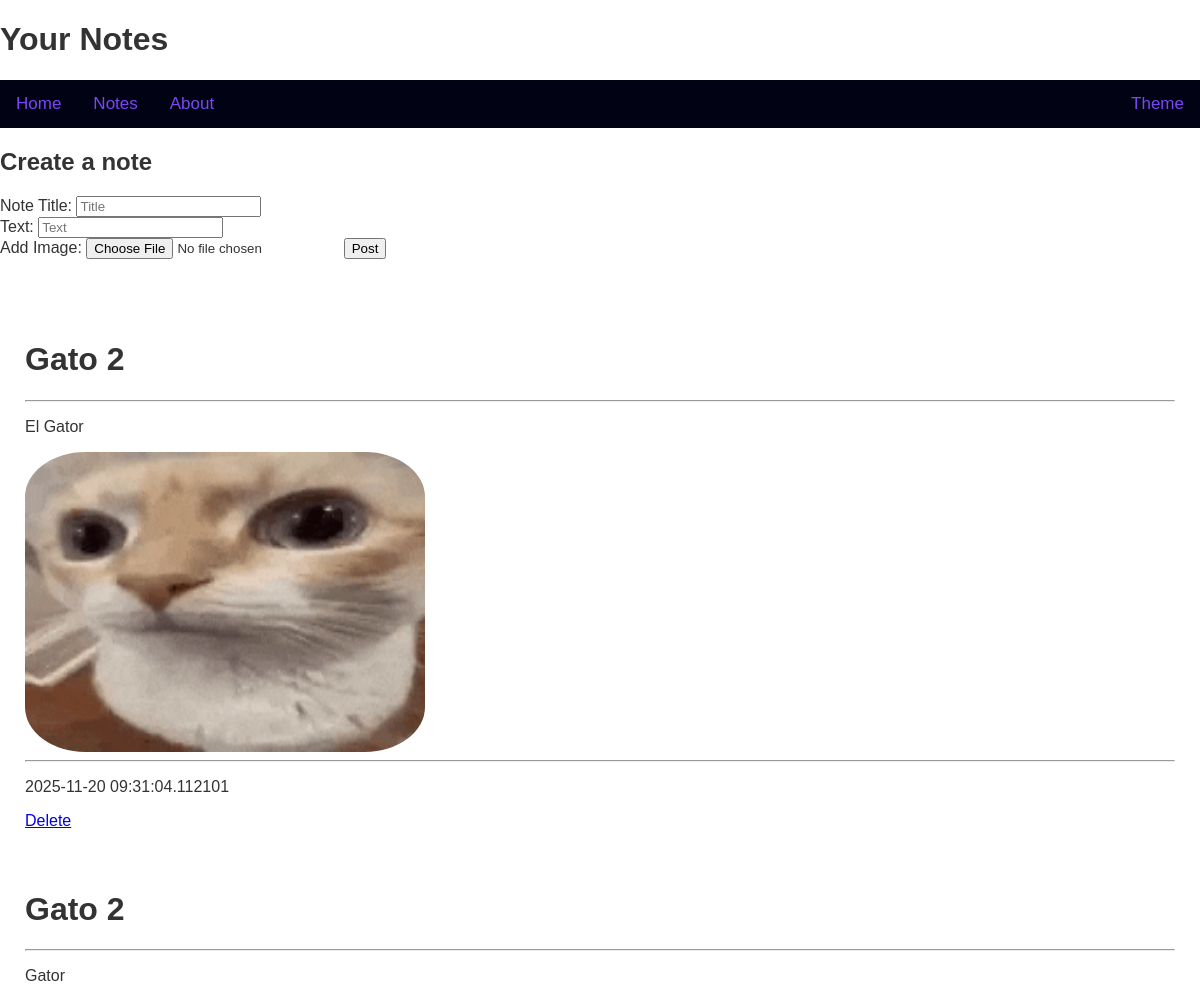
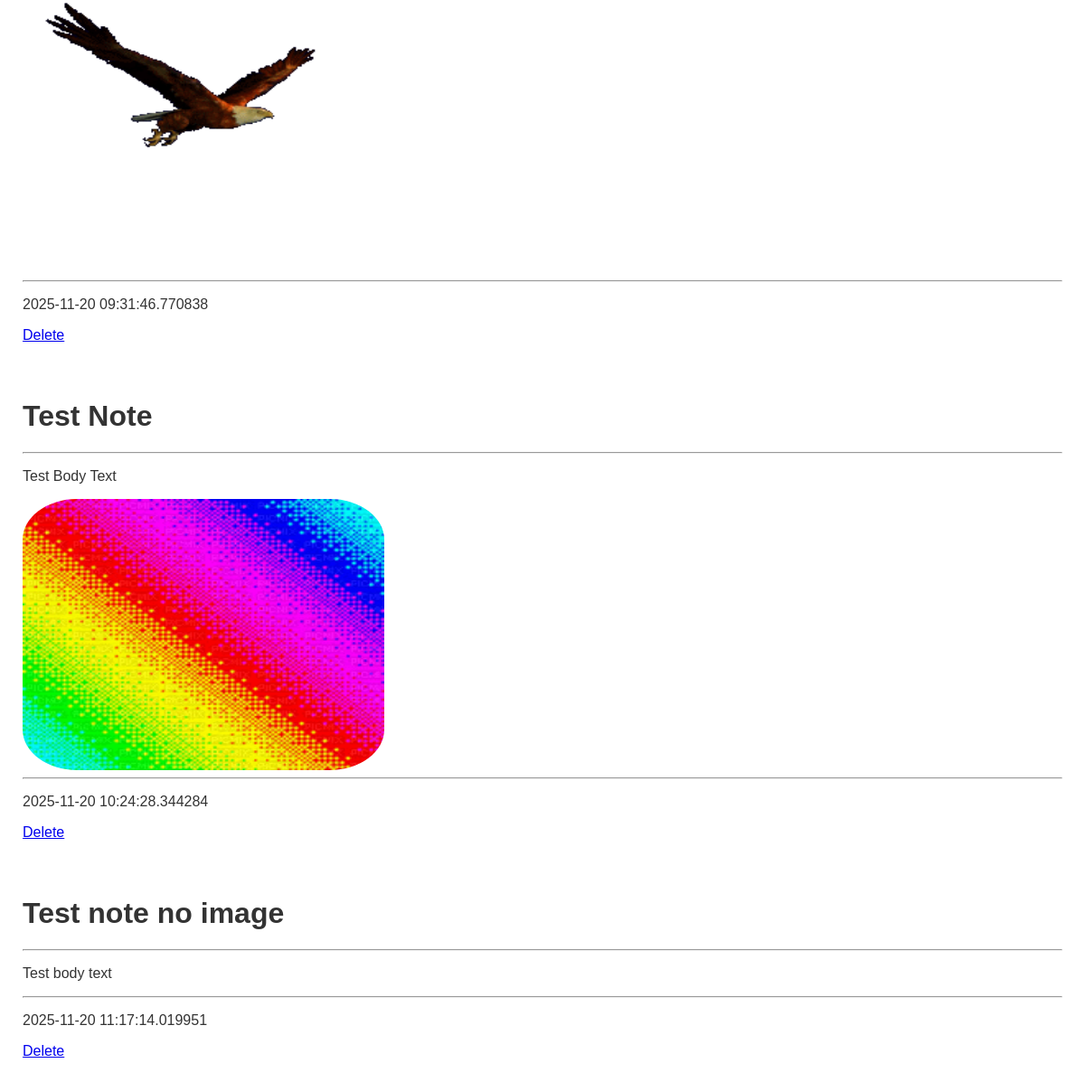
The app's page /notes with its own data (2 pictures, top to bottom).
### tables this page shows
CREATE TABLE notes (
                        id INTEGER PRIMARY KEY AUTOINCREMENT,
                        title TEXT NOT NULL,
                        bodytext TEXT NOT NULL,
                        date DATETIME NOT NULL
                        , avatar TEXT);

### app.py (the view, shortened to what this page needs)
@app.route('/notes', methods=["GET", "POST"])
def notes():
    with sqlite3.connect(DATABASE) as conn:
        notes = conn.execute('SELECT * FROM notes').fetchall()
    return render_template("notes.html", notes=notes)

### templates/notes.html (shortened to what this page needs)
<!DOCTYPE html>
<html lang="en">
<head>
     <link rel="stylesheet" href="{{ url_for('static', filename='styles.css') }}">
<body>
    <h1>Your Notes</h1>
    <div class="topnav">
        <a href="{{ url_for('home') }}">Home</a>
        <a href="{{ url_for('notes') }}">Notes</a>
        <a href="{{ url_for('about') }}">About</a>
        <div class="dropdown">
            <button class="dropbtn">Theme</button>
        </div>
    </div>
    <h2> Create a note</h2>
    <form method="POST" enctype="multipart/form-data">
        <label for="title">Note Title:
        </label>
        <input type="text" id="title" name="title" placeholder="Title" required><br>
        <label for="bodytext">Text:
        </label>
        <input type="text" id="bodytext" name="bodytext" placeholder="Text" required><br>
        <label for="avatar">Add Image:
        </label>
        <input type="file" id="avatar" name="avatar" accept="image/*">
        <input type="submit" value="Post">
    </form>
    <br>
    <br>
    {% for note in notes %}
        <div class="container">
            <h1>{{ note[1] }}</h1>
            <hr>
            <p>{{ note[2] }}</p>
            {% if note[4] %}
            <img src="{{ url_for('static', filename='uploads/' + (note[4] if note[4] else 'default.jpeg')) }}" width="400" height="300" alt="Image" style="vertical-align: middle ; border-radius: 15%;"></img>
            {% endif %}
            <hr>
            <p>{{ note[3] }}</p>
            <a href="{{ url_for('delete_note', note_id=note[0]) }}">Delete</a>
        </div>
    {% endfor %}
</body>
</html>

### static/styles.css (style rules this page uses)
.topnav { background-color: #010214; overflow: hidden; font-family: Arial, sans-serif; }
.topnav a { float: left; color: #7b47f5; text-align: center; padding: 14px 16px; text-decoration: none; font-size: 17px; }
.container { background: white; padding: 15px; margin: 10px; border-radius: 8px; }
body { font-family: Arial, sans-serif; color: #333; margin: 0; padding: 0; }
.dropdown { float: right; overflow: hidden; }
.dropbtn { background-color: inherit; color: #7b47f5; padding: 14px 16px; font-size: 17px; border: none; cursor: pointer; }

### records on screen
notes: title "Gato 2", bodytext "El Gator", avatar (picture), date "2025-11-20 09:31:04.112101"
notes: title "Gato 2", bodytext "Gator", avatar (picture), date "2025-11-20 09:31:46.770838"
notes: title "Test Note", bodytext "Test Body Text", avatar (picture), date "2025-11-20 10:24:28.344284"
notes: title "Test note no image", bodytext "Test body text", date "2025-11-20 11:17:14.019951"
